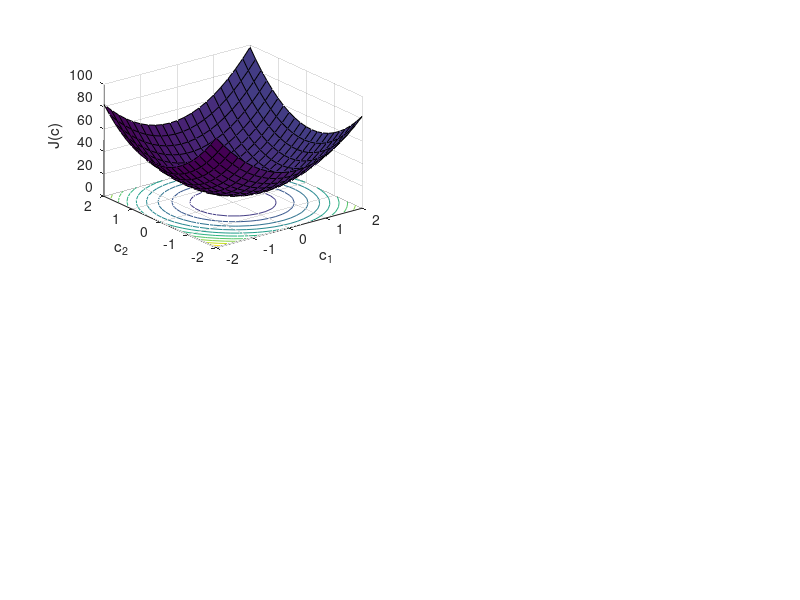

Source code (MATLAB):
% plot a quadratice error surface
% Copyright 1999 by Todd K. Moon

mx = 0; my = 0;
sx2 = .1; sy2=.1;
sx = sqrt(sx2);  sy = sqrt(sy2);
rho = -.1;

[X,Y] = meshgrid([-2:.2:2]);
fxy = ((X -mx).^2/sx2 + (Y-my).^2/sy2 - 2*rho*(X-mx).*(Y-my)/(sx*sy));
clf
subplot(2,2,1);
%mesh(X,Y,fxy); %,gradient(fxy))
surf(X,Y,fxy+10,real(gradient(fxy)))
hold on
contour(X,Y,fxy,10);
% set(gca,'ZTick',[])
% axis([-2 2 -2 2 0 40])
xlabel('c_1')
ylabel('c_2')
zlabel('J(c)')

print -deps ../pictures/quaderr.eps

